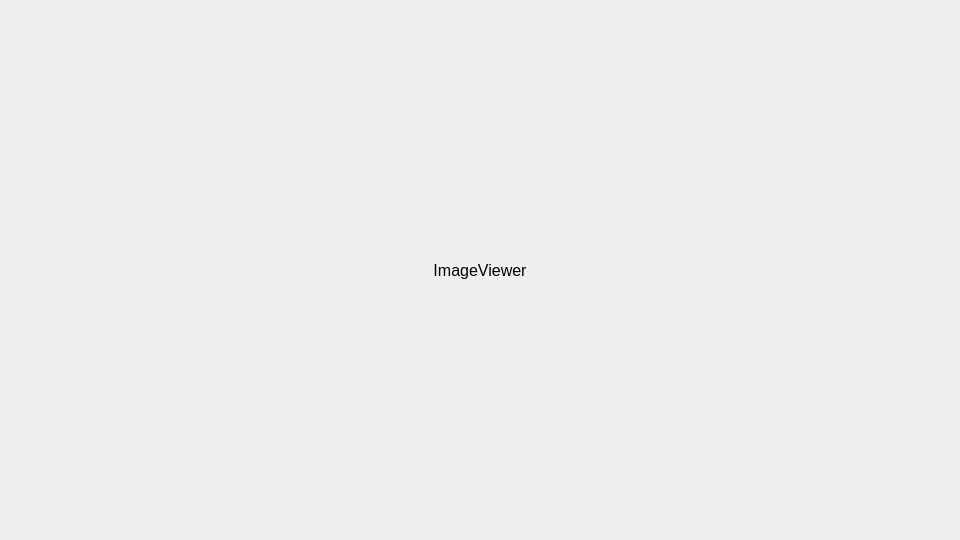
<?xml version="1.0" encoding="UTF-8"?>
<ui version="4.0">
 <class>ImageViewer</class>
 <widget class="QWidget" name="ImageViewer">
  <property name="geometry">
   <rect>
    <x>0</x>
    <y>0</y>
    <width>960</width>
    <height>540</height>
   </rect>
  </property>
  <property name="windowTitle">
   <string>预览</string>
  </property>
  <layout class="QVBoxLayout" name="verticalLayout">
   <property name="spacing">
    <number>0</number>
   </property>
   <property name="leftMargin">
    <number>0</number>
   </property>
   <property name="topMargin">
    <number>0</number>
   </property>
   <property name="rightMargin">
    <number>0</number>
   </property>
   <property name="bottomMargin">
    <number>0</number>
   </property>
   <item>
    <widget class="QLabel" name="label">
     <property name="font">
      <font>
       <pointsize>12</pointsize>
      </font>
     </property>
     <property name="text">
      <string>ImageViewer</string>
     </property>
     <property name="alignment">
      <set>Qt::AlignmentFlag::AlignCenter</set>
     </property>
    </widget>
   </item>
  </layout>
 </widget>
 <resources/>
 <connections/>
</ui>
